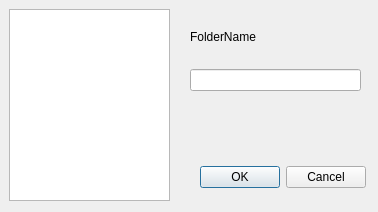
<?xml version="1.0" encoding="UTF-8"?>
<ui version="4.0">
 <class>AddFolderDialog</class>
 <widget class="QDialog" name="AddFolderDialog">
  <property name="geometry">
   <rect>
    <x>0</x>
    <y>0</y>
    <width>378</width>
    <height>212</height>
   </rect>
  </property>
  <property name="windowTitle">
   <string>Dialog</string>
  </property>
  <widget class="QDialogButtonBox" name="buttonBox">
   <property name="geometry">
    <rect>
     <x>190</x>
     <y>160</y>
     <width>176</width>
     <height>34</height>
    </rect>
   </property>
   <property name="orientation">
    <enum>Qt::Horizontal</enum>
   </property>
   <property name="standardButtons">
    <set>QDialogButtonBox::Cancel|QDialogButtonBox::Ok</set>
   </property>
  </widget>
  <widget class="QTreeView" name="treeView">
   <property name="geometry">
    <rect>
     <x>9</x>
     <y>9</y>
     <width>161</width>
     <height>192</height>
    </rect>
   </property>
  </widget>
  <widget class="QWidget" name="">
   <property name="geometry">
    <rect>
     <x>190</x>
     <y>10</y>
     <width>171</width>
     <height>81</height>
    </rect>
   </property>
   <layout class="QVBoxLayout" name="verticalLayout">
    <item>
     <widget class="QLabel" name="label">
      <property name="text">
       <string>FolderName</string>
      </property>
     </widget>
    </item>
    <item>
     <widget class="QLineEdit" name="lineEdit"/>
    </item>
   </layout>
  </widget>
 </widget>
 <resources/>
 <connections>
  <connection>
   <sender>buttonBox</sender>
   <signal>accepted()</signal>
   <receiver>AddFolderDialog</receiver>
   <slot>accept()</slot>
   <hints>
    <hint type="sourcelabel">
     <x>248</x>
     <y>254</y>
    </hint>
    <hint type="destinationlabel">
     <x>157</x>
     <y>274</y>
    </hint>
   </hints>
  </connection>
  <connection>
   <sender>buttonBox</sender>
   <signal>rejected()</signal>
   <receiver>AddFolderDialog</receiver>
   <slot>reject()</slot>
   <hints>
    <hint type="sourcelabel">
     <x>316</x>
     <y>260</y>
    </hint>
    <hint type="destinationlabel">
     <x>286</x>
     <y>274</y>
    </hint>
   </hints>
  </connection>
 </connections>
</ui>
